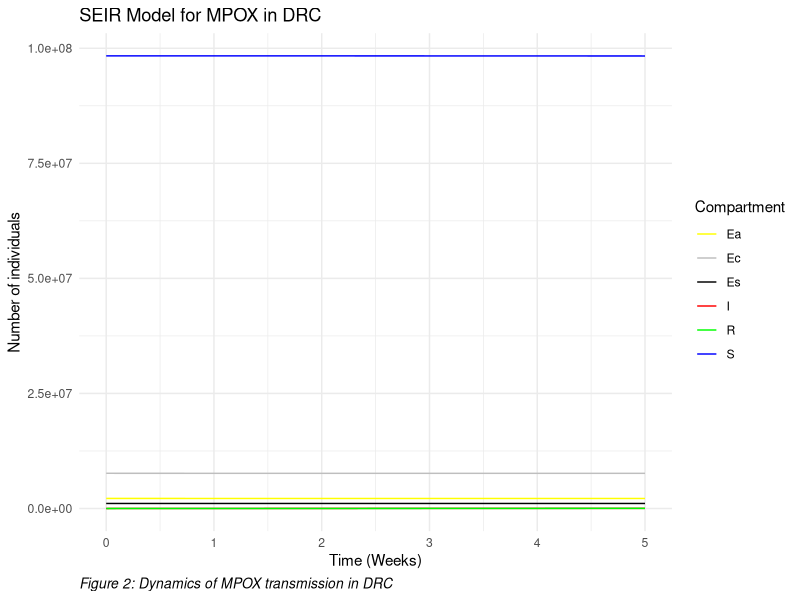

Here is the R script that generated this plot:
## ---- chunk 1
knitr::opts_chunk$set(
  fig.cap = '',
  fig.align = "center", 
  message = FALSE,
  warning = FALSE,
  cache = FALSE,
  echo = TRUE
)
## ---- chunk 2
library(deSolve)
library(tidyverse) # loads other packages dplyr, ggplot2
## ---- chunk 3
seir_model <- function(time, state, parameters) { 
with(as.list(c(state, parameters)), { 
dS <- -(beta1 + beta2+ beta3) * S * I / N 
dEs <- beta1*S*I/N - omega*Es
dEc <- beta2*S*I/N - omega*Ec
dEa <- beta3*S*I/N - omega*Ea
dI <- (omega*Es + omega*Ec + omega*Ea) - theta*I 
dR <- theta*I 
return(list(c(dS, dEs, dEc, dEa, dI, dR))) }) }
## ---- chunk 4

N <- 109276265 # Total population
Es0 <- 0.01*N
Ec0 <- 0.07*N
Ea0 <- 0.02*N   
I0 <- 23 # Initial number of infected individuals 
R0 <- 0 # Initial number of recovered individuals 
S0 <- N - I0 - R0 - Es0 - Ec0 - Ea0 # Initial number of susceptible individuals 
beta1 <- 0.01 # Transmission rate by sexual contact
beta2 <- 0.4  # Transmission rate by direct contact
beta3 <- 0.02  # Transmission rate by airborne
omega <- 0.001   # Infected rate from different transmission routes
theta <- 1/2    # Recovery rate of infected individuals due to all other unreported causes
#lambda <- 1/I0  # death rate due the mpox i.e total death by total population 
## ---- chunk 5
initial_state <- c(S = S0,
                   Es = Es0,
                   Ec= Ec0,
                   Ea= Ea0,
                   I = I0, 
                   R = R0)
## ---- chunk 6
parameters <- c(N = N, 
                beta1 = beta1,
                beta2=beta2,
                beta3=beta3,
                omega=omega,
                theta=theta)
                #lambda=lambda)
## ---- chunk 7
first_case_date <- ymd("2024-01-07")  # Date of first case
end_date <- ymd("2024-09-24")  # End date

duration <- as.numeric(end_date - first_case_date)
duration <- duration/52

times <- seq(0, duration, by = 1)
## ---- chunk 8

solution <-  lsoda(
  y=initial_state,
  time=times,
  parms = parameters,
  func = seir_model
)

df <- as.data.frame(solution) #convert to dataframe
## ---- chunk 9
result_long <- pivot_longer(df, cols = -time , names_to = "Compartment", values_to = "Population")

p=ggplot(result_long, aes(x = time, 
                        y = Population, 
                        color = Compartment)) +
  geom_line() +
  labs(x = "Time (Weeks)", y = "Number of individuals",
       title = "SEIR Model for MPOX in DRC",
       caption = "Figure 2: Dynamics of MPOX transmission in DRC") +
  scale_color_manual(values = c( "S" = "blue",
                                 "Es" = "black",
                                "Ec" = "grey",
                                "Ea" = "yellow",
                                "I" = "red", "R" = "green")) +
  theme_minimal()+
    theme(plot.caption = element_text(hjust = 0, size = 10, face = "italic"))

p
